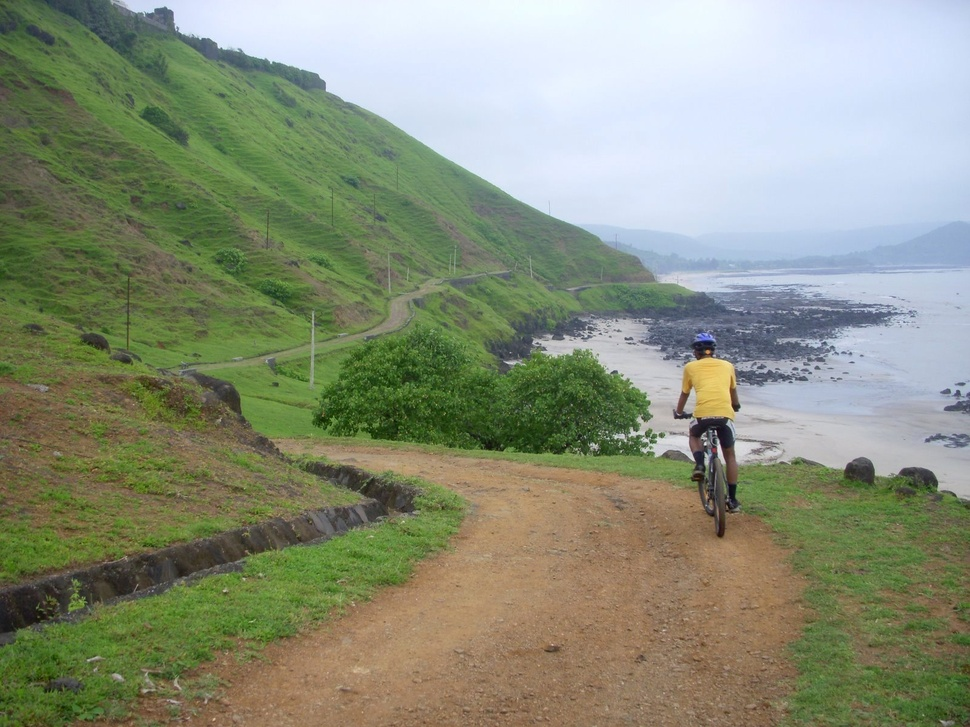
#> input picture src/read-write-image/sea.jpg, 970 x 727 px, shrunk from 1600 x 1200 before the run
$ python sea.py
#> lines starting #> are read from the running program, lines starting #| are printed output that depends on the picture
import cv2
import numpy as np
from matplotlib import pyplot as plt

img = cv2.imread('sea.jpg',cv2.IMREAD_GRAYSCALE)
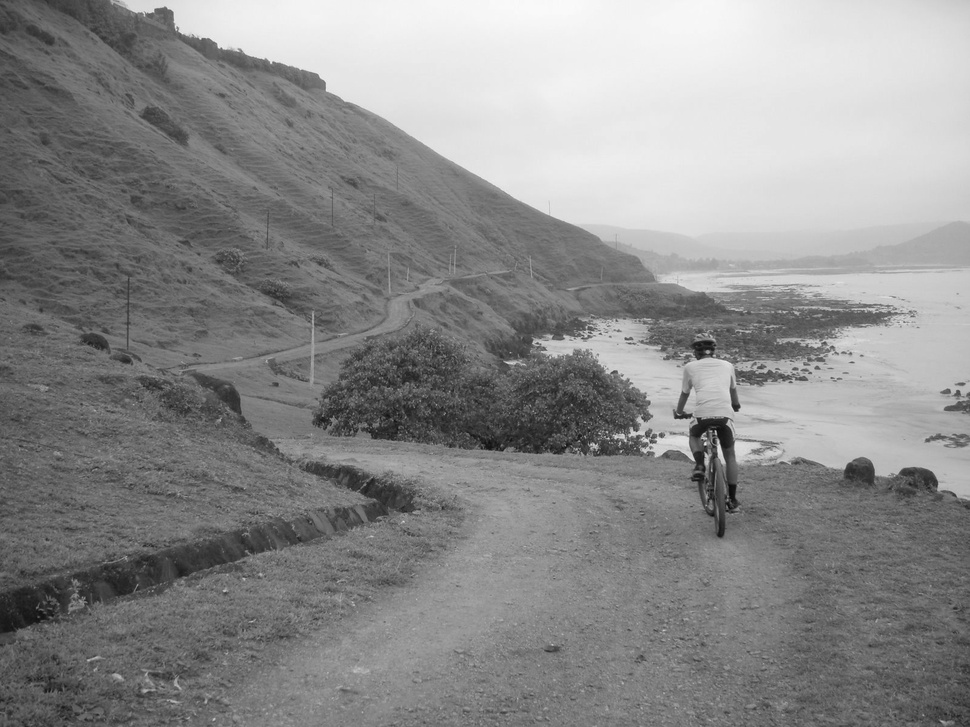
#> img: shape (727, 970); min 9, max 251, mean 139.1
cv2.imshow('image',img)
cv2.waitKey(0)
cv2.destroyAllWindows()
cv2.imwrite('new_sea.jpg', img)
